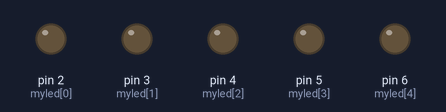
Bench run of a sketch on a simulated Arduino Uno, built with avr-gcc and run on an emulated ATmega328P. On the bench: output pins drawn as LEDs (lit = HIGH).

Above: at 0.1 s.
At 5.15 s:
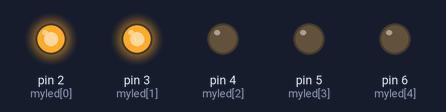
At 10.0 s:
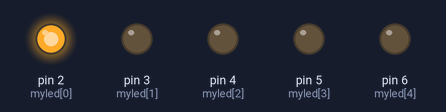
At 16.65 s:
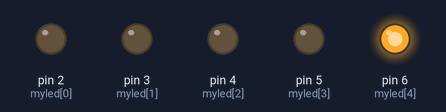
At 22.95 s:
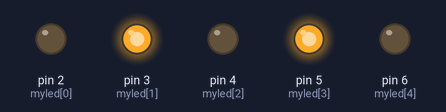
At 33.5 s:
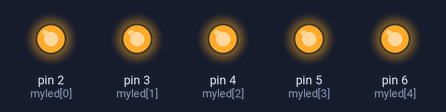
Timing chart, 0 to 40.0 s (numbered marks = the images above):
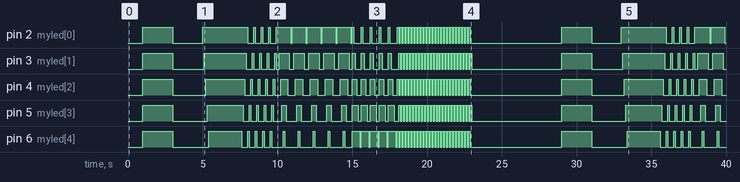

Measured:
- by itself, pin 2 (myled[0]): LOW → HIGH at 1.0 s, → LOW 2.0 s later, → HIGH 2.0 s later, → LOW 3.0 s later, … (94 changes in this stretch)
- by itself, pin 3 (myled[1]): LOW → HIGH at 1.0 s, → LOW 2.0 s later, → HIGH 2.1 s later, → LOW 2.8 s later, … (98 changes in this stretch)
- by itself, pin 4 (myled[2]): LOW → HIGH at 1.0 s, → LOW 2.0 s later, → HIGH 2.2 s later, → LOW 2.6 s later, … (98 changes in this stretch)
- by itself, pin 5 (myled[3]): LOW → HIGH at 1.0 s, → LOW 2.0 s later, → HIGH 2.3 s later, → LOW 2.4 s later, … (98 changes in this stretch)
- by itself, pin 6 (myled[4]): LOW → HIGH at 1.0 s, → LOW 2.0 s later, → HIGH 2.4 s later, → LOW 2.2 s later, … (98 changes in this stretch)

The sketch:

LED_Follow.ino
```cpp
#define delay50 100
int myled[]={2,3,4,5,6};
int num_of_leds;

void setup() {
    num_of_leds= 5;
    for(int i=0;i<num_of_leds;i++){
        pinMode(myled[i],OUTPUT);

    }  // piut your setup code here, to run once:

}

void loop() {
  delay(1000);
  ledon();
  delay(2000);
  ledoff();
  delay(2000);
  for(int i=0;i<5;i++) {pattern1();}
  for(int i=0;i<5;i++) {pattern2();}
  for(int i=0;i<5;i++) {pattern3();}
  for(int i=0;i<5;i++) {pattern4();}
  for(int i=0;i<25;i++) {pattern5();}
  ledoff();
  delay(5000);
  // put your main code here, to run repeatedly:

}
void ledon(){
  for (int i=0;i<num_of_leds;i++){
    digitalWrite(myled[i],HIGH);
  }
}
void ledoff(){
  for(int i=0;i<num_of_leds;i++){
    digitalWrite(myled[i],LOW);
  }
}
void pattern1(){
  for(int i=0;i<num_of_leds;i++){
    digitalWrite(myled[i],HIGH);
    delay(delay50);
  }
}
void pattern2(){
  for (int i=num_of_leds;i>0;i--){
    digitalWrite(myled[i-1],HIGH);
    delay(delay50);
    digitalWrite(myled[i-1],LOW);
  }
}
void pattern3(){
  for (int i=0;i<num_of_leds;i++){
    digitalWrite(myled[i],HIGH);
    delay(delay50);

  }
  for (int i=num_of_leds;i>0;i--){
    digitalWrite(myled[i-1],LOW);
    delay(delay50);
  }
}
void pattern4(){
  ledon();
  delay(delay50);
  for(int i=0;i<num_of_leds;i++){
    digitalWrite(myled[i],LOW);
    delay(delay50);
  }
  ledoff();
}
void pattern5(){
  for(int i=0;i<num_of_leds;i=i+2){
    digitalWrite(myled[i],HIGH);
    digitalWrite(myled[i+1],LOW);
  }
  delay(delay50);
  for(int i=0;i<num_of_leds;i=i+2){
    digitalWrite(myled[i],LOW);
    digitalWrite(myled[i+1],HIGH);

  }
  delay(delay50);
}
```
